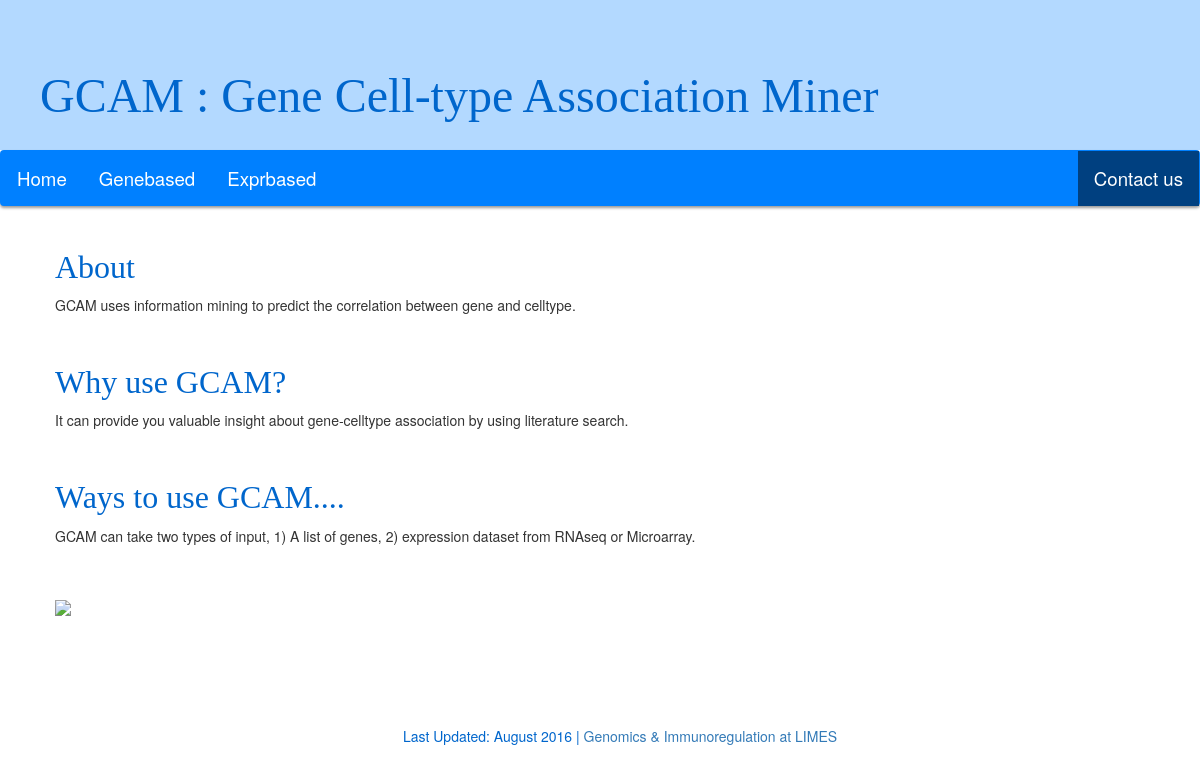
Page /gcam/ on the earlier database version.
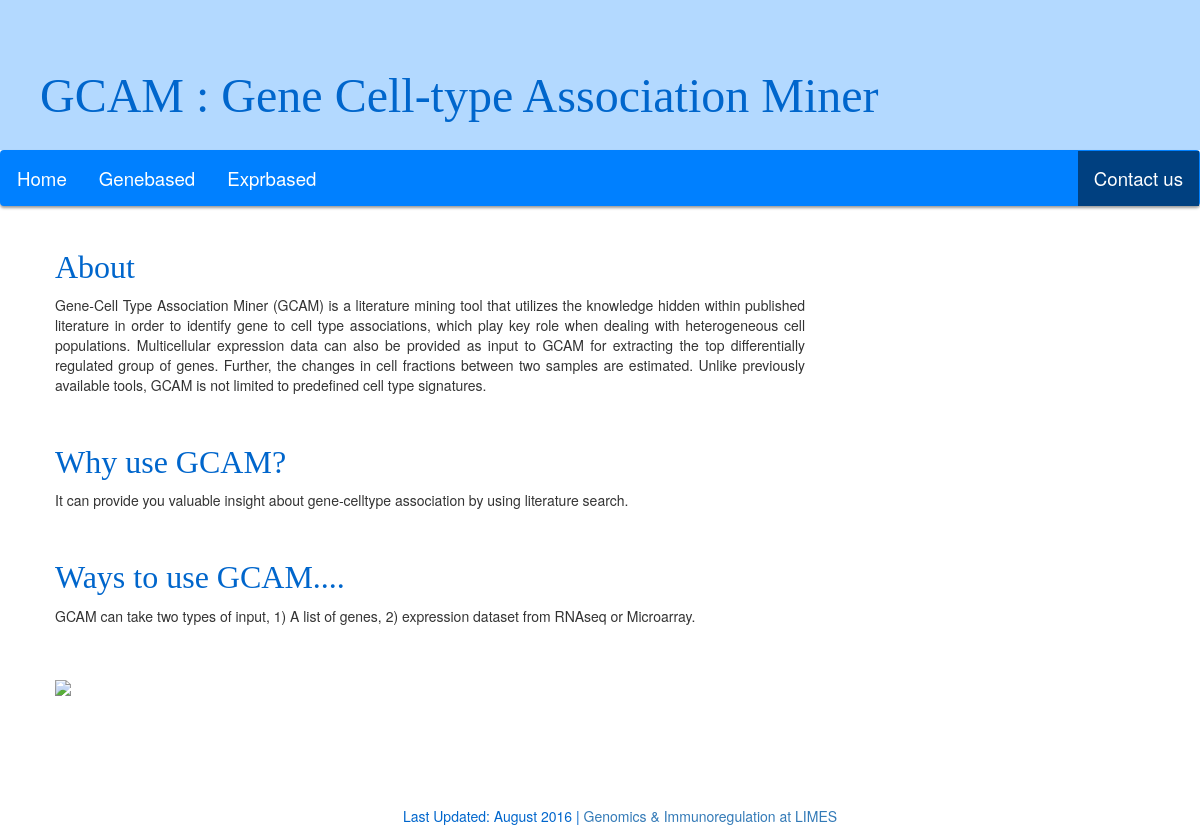
Same page on the later database version.
### blog/models.py (models this page shows, shortened)
class Post(models.Model):
    author = models.ForeignKey('auth.User')
    title = models.CharField(max_length=200)
    text = models.TextField()
    created_date = models.DateTimeField(default=timezone.now)
    published_date = models.DateTimeField(blank=True, null=True)

### blog/views.py (the view)
# urls.py: url(r'^gcam/$', views.posts, name='posts'),
def posts(request):
    posts = Post.objects.all()
    return render(request, 'blog/posts.html', {'posts': posts})

### blog/templates/blog/posts.html
<!DOCTYPE html>
{% extends 'blog/base.html' %}
{% block content %}
{% load static %}
    <div class="content container">
        <div class="row">
            <div class="col-md-8">
                {% for post in posts %}
                <div class="post">
                <h1>{{post.title}}</h1>
                <p align="justify">{{ post.text|linebreaksbr }}</p>
                </div>
                {%  endfor %}
                <img src="{% static 'gcam_overview.png' %}" width="100%"/>
            </div>
        </div>
    </div>
{% endblock %}

Differences in the rows shown:
changed Post "About": text "GCAM uses information mining to predict the correlation between gene and celltype." → "Gene-Cell Type Association Miner (GCAM) is a literature mining tool that utilizes the knowledge hidden within published literature in order to identify gene to cell type associations, which play key role when dealing with heterogeneous cell populations. Multicellular expression data can also be provided as input to GCAM for extracting the top differentially regulated group of genes. Further, the changes in cell fractions between two samples are estimated. Unlike previously available tools, GCAM is not limited to predefined cell type signatures."
